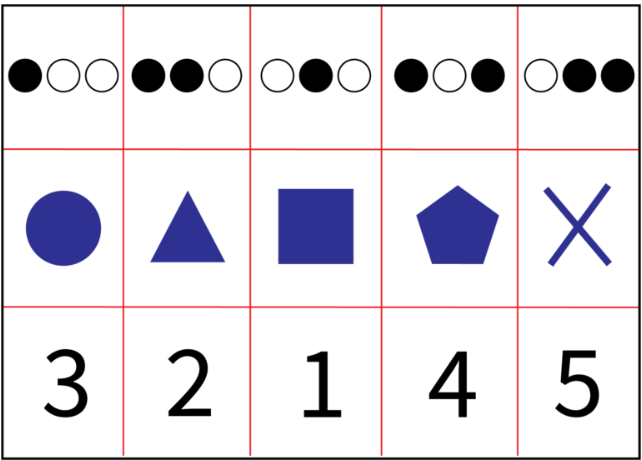
#> input picture Robo_innovator/images/board.png, 642 x 460 px, given in place of the camera
$ python new_detect.py
#> lines starting #> are read from the running program, lines starting #| are printed output that depends on the picture; after the words box and inside, x2 and y2 are one past the last pixel; in counts of white or black regions, pixels touching at a corner belong together
#> in main, frame is the input picture: shape (460, 642, 3); mean B, G, R 228.8, 222.6, 225.7
import cv2
import numpy as np
def find_largest_rectangle(img,cThr=[100,100],showCanny=False):
#> called with showCanny = False
    imgGray = cv2.cvtColor(img,cv2.COLOR_BGR2GRAY)
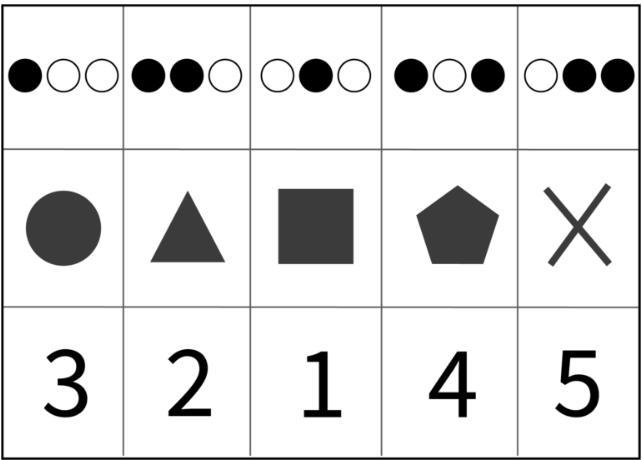
#> imgGray: shape (460, 642); min 0, max 255, mean 224.2
    imgBlur = cv2.GaussianBlur(imgGray,(5,5),1)
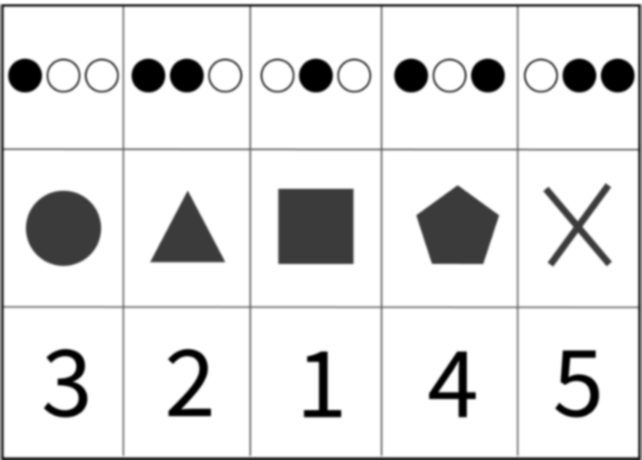
#> imgBlur: shape (460, 642); min 0, max 255, mean 224
    imgCanny = cv2.Canny(imgBlur,cThr[0],cThr[1])
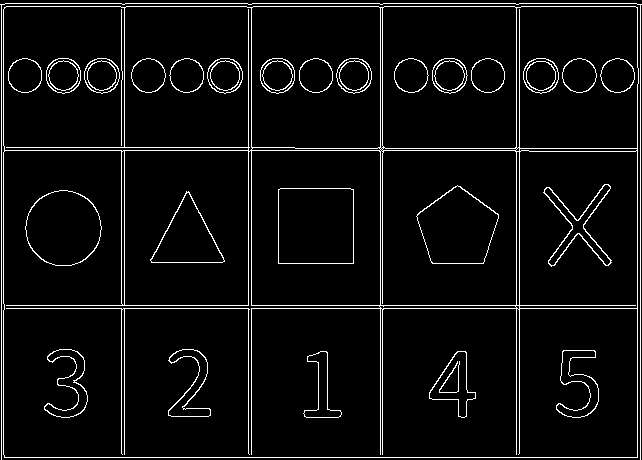
#> imgCanny: shape (460, 642); 5.3% white in thin lines or dots
    kernel = np.ones((5,5))
    imgDial = cv2.dilate(imgCanny,kernel,iterations=3)
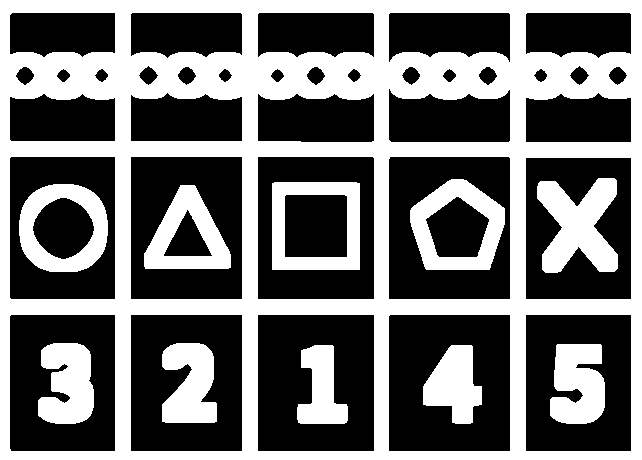
#> imgDial: shape (460, 642); 43.2% white; 11 white regions, largest, box (x1, y1, x2, y2) and area: (0, 0, 642, 460) 91324, (537, 178, 618, 273) 4804, (410, 179, 505, 270) 4068
    imgThre = cv2.erode(imgDial,kernel,iterations=2)
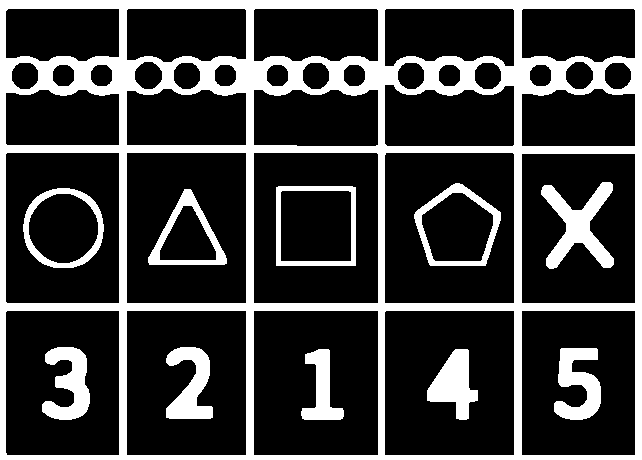
#> imgThre: shape (460, 642); 23.6% white; 11 white regions, largest, box (x1, y1, x2, y2) and area: (0, 0, 642, 460) 51500, (541, 182, 614, 269) 2716, (42, 347, 90, 420) 2019
    if showCanny:cv2.imshow('Canny',imgThre)
    contours,hiearchy = cv2.findContours(imgThre,cv2.RETR_EXTERNAL,cv2.CHAIN_APPROX_SIMPLE)
#> contours = [[[0, 0], [0, 459], [641, 459], [641, 0]]]; hiearchy = [[-1, -1, -1, -1]]
    filtered_contours = []
    for contour in contours:
        area = cv2.contourArea(contour)
        if area > 1000:  # Filter based on the contour area (adjust this threshold as needed)
            epsilon = 0.1 * cv2.arcLength(contour, True)
            approx = cv2.approxPolyDP(contour, epsilon, True)
            if len(approx) == 4:  # Only consider contours with four vertices (approximating rectangles)
                filtered_contours.append(approx)
#> this loop made 1 pass
#> (area, epsilon, approx) on pass 1: (294219, 220, [[0, 0], [0, 459], [641, 459], [641, 0]])
#> after the loop, filtered_contours = [[[0, 0], [0, 459], [641, 459], [641, 0]]]

    # Step 5: Find the largest rectangle among the filtered contours
    if len(filtered_contours) == 0 :
        return img
    largest_rectangle = max(filtered_contours, key=cv2.contourArea)
#> largest_rectangle = [[0, 0], [0, 459], [641, 459], [641, 0]]
    cv2.drawContours(largest_rectangle, [largest_rectangle], 0, (0, 255, 0), 2)
    x, y, w, h = cv2.boundingRect(largest_rectangle)
#> x = 0; y = 255; w = 1; h = 1
    cv2.rectangle(img,(x,y),(x+w,y+h),(255,0,0),3)
#> img: shape (460, 642, 3); 0.01% of pixels changed, all inside (x1, y1, x2, y2) = (0, 253, 4, 259)
    return img[y:y+h, x:x+w]

def main():
    cap = cv2.VideoCapture(0)
    while True:
        success,frame = cap.read()
        img = find_largest_rectangle(frame)
#> img = [[255, 0, 0]]
        cv2.imshow("windows",img)
        if cv2.waitKey(1) == ord('q'):
#> (key q is pressed here)
            break
    cap.release()
    cv2.destroyAllWindows()
main()
